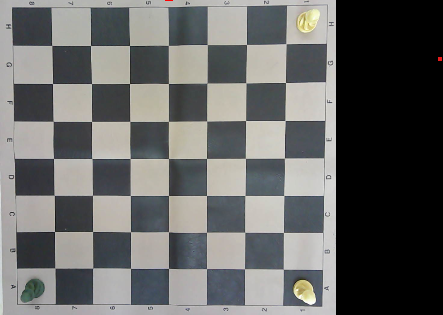
#> input picture SAH/image.png, 443 x 315 px, given in place of the camera
$ python pogled.py
#> lines starting #> are read from the running program, lines starting #| are printed output that depends on the picture; after the words box and inside, x2 and y2 are one past the last pixel; in counts of white or black regions, pixels touching at a corner belong together
import cv2
import math
import numpy as np


def get_fen_from_pic() -> str:
    # Setup camera
    cap = cv2.VideoCapture(2)


    x = 25
    y = 32
    counter = 1
    modra = 3

    kernel = np.ones((5, 5), np.uint8)

    # While loop


    ret, frame = cap.read()
#> frame is the input picture: shape (315, 443, 3); mean B, G, R 101.7, 102.8, 102.4
    frame = frame[0:480, 130:510]
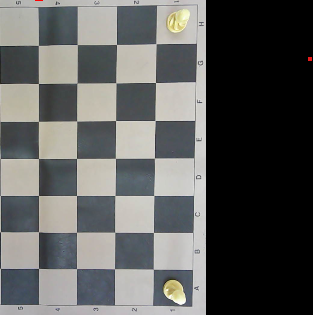
#> frame: shape (315, 313, 3); mean B, G, R 91.7, 93.1, 92.4
    fen = ""
    yellow_mask = cv2.inRange(frame, lowerb=np.array([68, 153, 162]), upperb=np.array([145, 225, 225]))
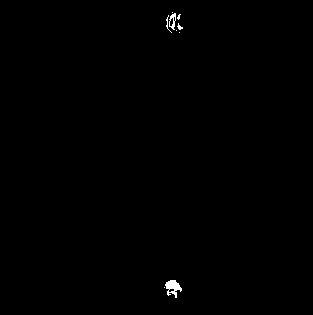
#> yellow_mask: shape (315, 313); 0.29% white; 9 white regions (5 under 20 px), largest, box (x1, y1, x2, y2) and area: (165, 280, 182, 298) 165, (169, 13, 176, 30) 63, (166, 15, 172, 33) 22, (177, 23, 183, 30) 20
    yellow_mask = cv2.dilate(yellow_mask, kernel, iterations = 2)
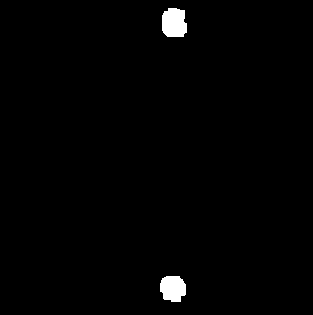
#> yellow_mask: shape (315, 313); 1.2% white; 2 white regions, box (x1, y1, x2, y2) and area: (162, 8, 187, 37) 628, (160, 276, 186, 302) 554
    yellow_mask = cv2.cvtColor(yellow_mask, cv2.COLOR_GRAY2BGR)


    #   rgb(24, 108, 56)

    green_mask = cv2.inRange(frame, lowerb=np.array([50, 100, 20]), upperb=np.array([130, 190, 50]))
#> green_mask: shape (315, 313); every value is 0
    green_mask = cv2.dilate(green_mask, kernel, iterations = 2)
    green_mask = cv2.cvtColor(green_mask, cv2.COLOR_GRAY2BGR)
#> green_mask: shape (315, 313, 3); every value is 0

    #? cv2.imshow("", green_mask)
    #? cv2.waitKey(0)

    fen_array = ["0" for x in range(64)]
    for coord in range(64):         #?coord je index

        for i in range(10):
            b1 = yellow_mask[y+i, x+i, 0]
            g1 = yellow_mask[y+i, x+i, 1]
            r1 = yellow_mask[y+i, x+i, 2]

            b2 = green_mask[y+i, x+i, 0]
            g2 = green_mask[y+i, x+i, 1]
            r2 = green_mask[y+i, x+i, 2]

            if  b1 == 255 and r1 == 255 and g1 == 255:
                fen = "w"

                fen_array[coord] = "w"

            elif b2 == 255 and r2 == 255 and g2 == 255:
                fen = "b"

                fen_array[coord] = "b"

        # rišemo krogce
            cv2.circle(frame, (x+i, y+i), 2, [0, modra, 255], 2)
        x += 44
        if counter % 8==0:
            counter = 0
            x = 35
            y += 56

        counter += 1
        modra += 3
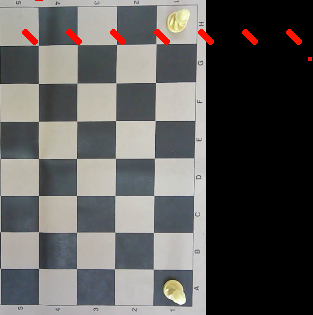
#> frame: shape (315, 313, 3); 0.84% of pixels changed, all inside (x1, y1, x2, y2) = (22, 29, 302, 45)
#> after the loop, counter = 8; fen_array = 64 items, first 6: '0', '0', '0', '0', '0', '0'; modra = 24; x = 333; y = 32


    #? print(fen_array)
    #! epska koda za dt v 2d array (tokrat celo pravilno)
    final = []
    for i in range(8):
        _ = []
        for j in range(8):
            _.append(fen_array[i*8 + j])
        final.append(_)
    #? print(final)

    np_final = np.array(final, str)
    np_final = np.rot90(np_final, k=3)

    fen = ""
    zeros = 0
    output = ""

    for i in np_final:
        for j in i:
            fen+=j
        fen +="/"

    for i in fen:
        if i.isalpha() != True and i != "/" and i != "0":
            for j in range(int(i)):
                output +="0"
        else:
            output += i

    return output

#> (the run stopped early here; a loop or call above may not have finished)
